Frame 1 (no input): blank canvas, image omitted
Frame 60 (the mouse pressed at the canvas centre just before this capture): blank canvas, image omitted
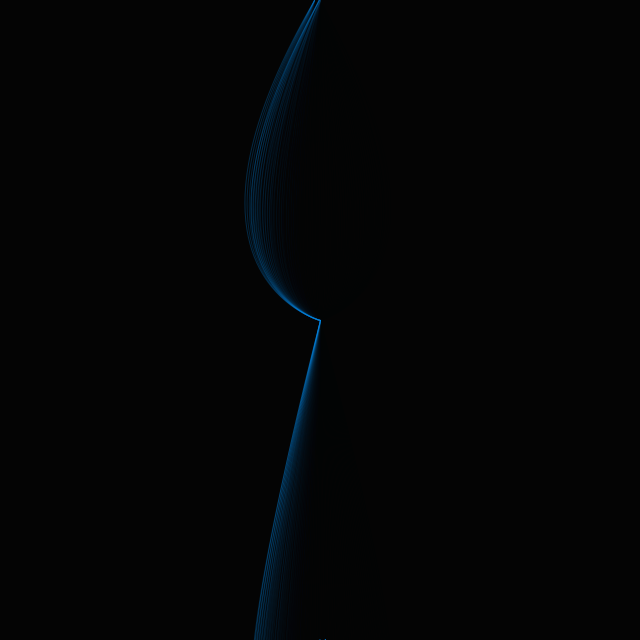
Frame 120 (the mouse held since frame 60 and released just before this capture)

The Processing sketch whose frames 1 and 60 were blank and that drew this single picture after the mouse press (run headless with seeded random() and noise(); from frame 60 on, the mouse is pressed at the canvas centre):

// Processing sketch: processing_160360
// ── processing_160360.pde

float num;

void setup() {
  size(640, 640);
  noFill();
  stroke(0, 150, 255, 65);
}

void draw() {
  fill(0, 30);
  rect(-1, -1, width+1, height+1);
  translate(width/2, height/2);
  rotate(radians(num));
  for (int i = 0; i < 2; i++) {
    float x = sin(radians(i+num)) * mouseX;
    float y = cos(radians(i+num)) * mouseY;
    noFill();
    bezier(0, 0, 0, 0, x+y, y+x, x, y);
    bezier(0, 0, 0, 0, -x+y, -y+x, -x, -y);
  }

  num += 0.5;
}
